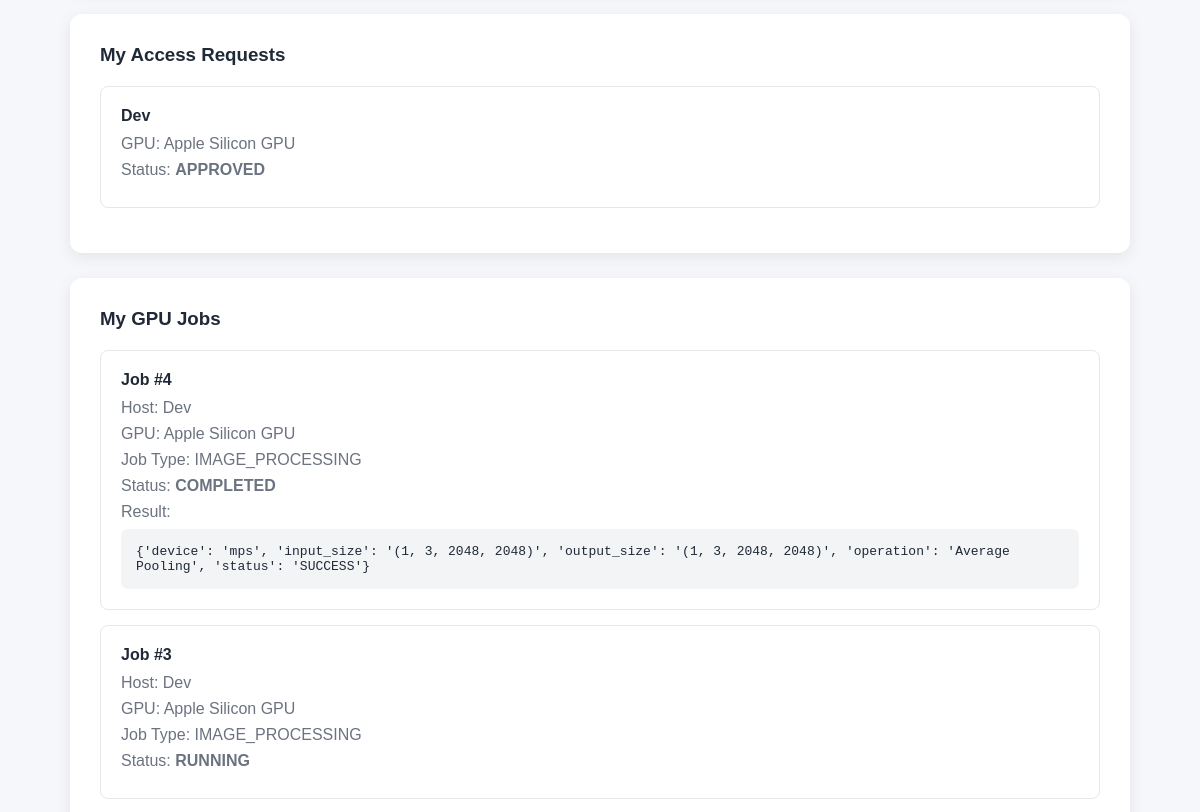
The page /user-dashboard (signed in, middle part) on the database as committed earlier.
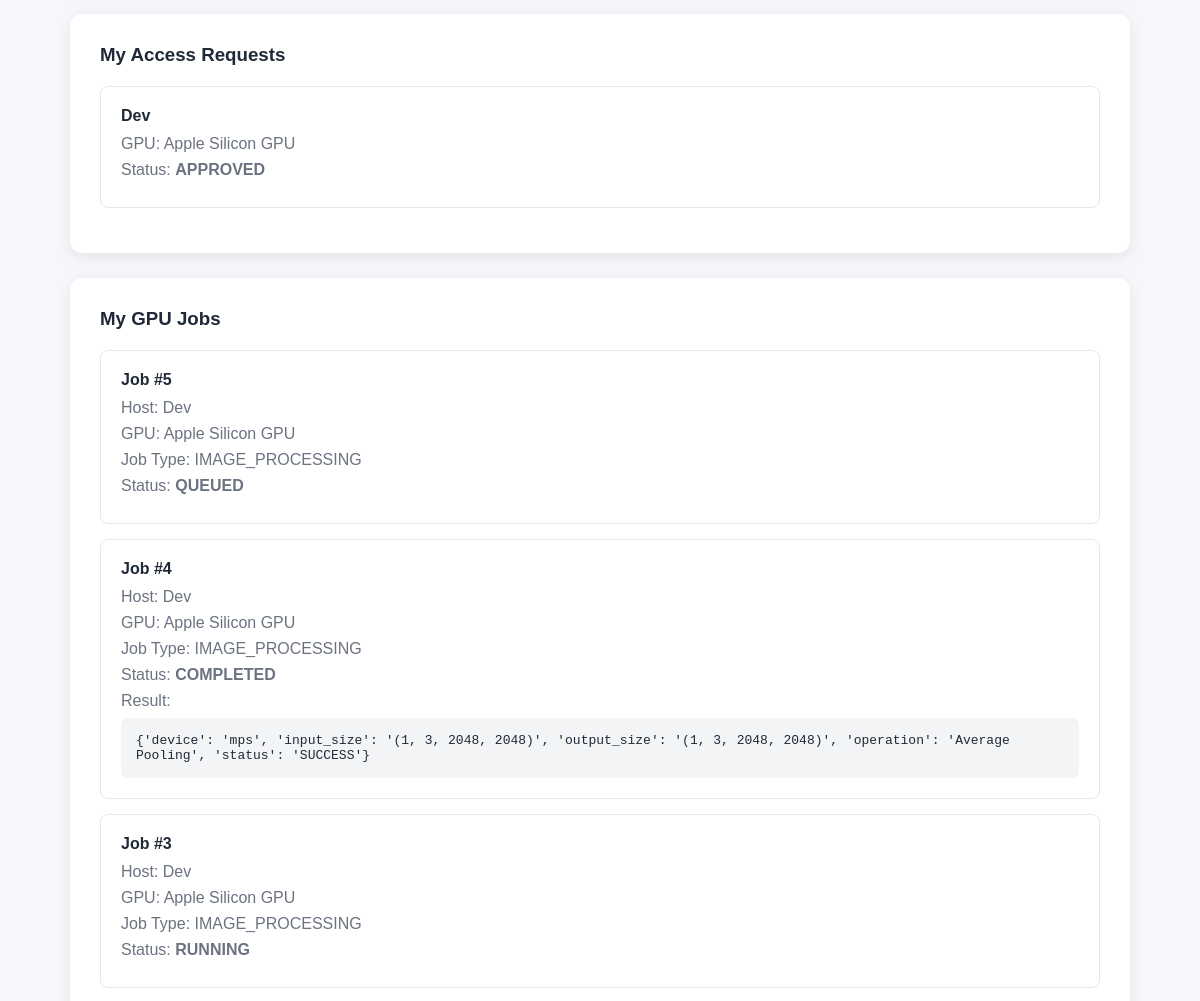
The same page on the database as committed later.
### tables this page shows
CREATE TABLE access_requests (
            id INTEGER PRIMARY KEY AUTOINCREMENT,
            user_id INTEGER NOT NULL,
            host_id INTEGER NOT NULL,
            status TEXT NOT NULL DEFAULT 'PENDING',
            FOREIGN KEY (user_id) REFERENCES users(id),
            FOREIGN KEY (host_id) REFERENCES gpu_hosts(id)
        );

CREATE TABLE users (
            id INTEGER PRIMARY KEY AUTOINCREMENT,
            name TEXT NOT NULL,
            email TEXT UNIQUE NOT NULL,
            password TEXT NOT NULL,
            role TEXT NOT NULL
        );

CREATE TABLE gpu_hosts (
            id INTEGER PRIMARY KEY AUTOINCREMENT,
            user_id INTEGER NOT NULL,
            gpu_name TEXT,
            vram TEXT,
            status TEXT NOT NULL DEFAULT 'OFFLINE',
            FOREIGN KEY (user_id) REFERENCES users(id)
        );

CREATE TABLE jobs (
            id INTEGER PRIMARY KEY AUTOINCREMENT,
            user_id INTEGER NOT NULL,
            host_id INTEGER NOT NULL,
            job_type TEXT NOT NULL,
            status TEXT NOT NULL DEFAULT 'QUEUED',
            result TEXT, image_path TEXT,
            FOREIGN KEY (user_id) REFERENCES users(id),
            FOREIGN KEY (host_id) REFERENCES gpu_hosts(id)
        );

### main.py (the view)
@app.get("/user-dashboard")
def user_dashboard(request: Request):
    user_id = request.session.get("user_id")
    role = request.session.get("role")
    if user_id is None:
        return RedirectResponse(
            url="/login",
            status_code=303
        )
    if role != "USER":
        return {
            "error": "Only GPU users can access this dashboard."
        }
    connection = get_connection()
    hosts = connection.execute(
        """
        SELECT
            gpu_hosts.id,
            users.name,
            gpu_hosts.gpu_name,
            gpu_hosts.vram,
            gpu_hosts.status
        FROM gpu_hosts
        JOIN users
        ON gpu_hosts.user_id = users.id
        WHERE gpu_hosts.status = 'ONLINE'
        """
    ).fetchall()
    access_requests = connection.execute(
        """
        SELECT
            access_requests.id,
            users.name AS host_name,
            gpu_hosts.gpu_name,
            access_requests.status
        FROM access_requests
        JOIN gpu_hosts
        ON access_requests.host_id = gpu_hosts.id
        JOIN users
        ON gpu_hosts.user_id = users.id
        WHERE access_requests.user_id = ?
        ORDER BY access_requests.id DESC
        """,
        (user_id,)
    ).fetchall()
    jobs = connection.execute(
        """
        SELECT
            jobs.id,
            jobs.job_type,
            jobs.status,
            jobs.result,
            users.name AS host_name,
            gpu_hosts.gpu_name
        FROM jobs
        JOIN gpu_hosts
        ON jobs.host_id = gpu_hosts.id
        JOIN users
        ON gpu_hosts.user_id = users.id
        WHERE jobs.user_id = ?
        ORDER BY jobs.id DESC
        """,
        (user_id,)
    ).fetchall()
    connection.close()
    return templates.TemplateResponse(
        "user_dashboard.html",
        {
            "request": request,
            "hosts": hosts,
            "access_requests": access_requests,
            "jobs": jobs
        }
    )

### templates/user_dashboard.html (shortened to what this page needs)
<!DOCTYPE html>
<html lang="en">
<head>
</head>
<body>
    <div class="container">
        <div class="card">
    <h3>My Access Requests</h3>
    {% if access_requests %}
        {% for access_request in access_requests %}
            <div class="host">
                <h4>
                    {{ access_request["host_name"] }}
                </h4>
                <p>
                    GPU: {{ access_request["gpu_name"] }}
                </p>
                <p>
                    Status:
                    <strong>
                        {{ access_request["status"] }}
                    </strong>
                </p>
            </div>
        {% endfor %}
    {% else %}
        <p class="empty">
            You haven't submitted any GPU access requests yet.
        </p>
    {% endif %}
</div>
    <div class="card">
        <h3>My GPU Jobs</h3>
        {% if jobs %}
            {% for job in jobs %}
                <div class="host">
                    <h4>
                        Job #{{ job["id"] }}
                    </h4>
                    <p>
                        Host: {{ job["host_name"] }}
                    </p>
                    <p>
                        GPU: {{ job["gpu_name"] }}
                    </p>
                    <p>
                        Job Type: {{ job["job_type"] }}
                    </p>
                    <p>
                        Status:
                        <strong>
                            {{ job["status"] }}
                        </strong>
                    </p>
                    {% if job["result"] %}
                        <p>
                            Result:
                        </p>
                        <pre>{{ job["result"] }}</pre>
                    {% endif %}
                </div>
            {% endfor %}
        {% else %}
            <p class="empty">
                You haven't submitted any GPU jobs yet.
            </p>
        {% endif %}
    </div>
</div>
</body>
</html>

### templates/user_dashboard.html (style rules this page uses)
* { box-sizing: border-box; margin: 0; padding: 0; }
body { font-family: Arial, sans-serif; background: #f5f7fa; color: #1f2937; }
pre { background: #f3f4f6; padding: 15px; border-radius: 7px; margin-top: 8px; white-space: pre-wrap; word-break: break-word; }
.container { max-width: 1100px; margin: 50px auto; padding: 20px; }
.card { background: white; padding: 30px; border-radius: 12px; box-shadow: 0 4px 15px rgba(0, 0, 0, 0.08); margin-bottom: 25px; }
.card h3 { margin-bottom: 20px; }
.host { border: 1px solid #e5e7eb; padding: 20px; border-radius: 8px; margin-bottom: 15px; }
.host h4 { margin-bottom: 10px; }
.host p { color: #6b7280; margin-bottom: 8px; }

Rows that differ between the two databases and show on the page:
added jobs: id "5", host_name "Dev", gpu_name "Apple Silicon GPU", job_type "IMAGE_PROCESSING", status "QUEUED"
